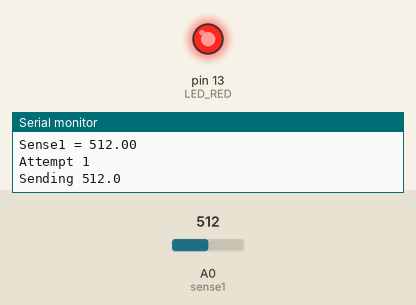
Bench run of a sketch on a simulated Arduino Uno, built with avr-gcc and run on an emulated ATmega328P. Parts: output pins drawn as LEDs (lit = HIGH), the last lines printed to the serial monitor. The inputs (shaded band) are chosen by the test bench; at power-on: A0 (sense1) = 512. Storage starts empty; random numbers use the default seed unless the sketch sets one; no radio packets arrive unless stated; pins used as bus, display or sensor lines are not drawn.

Above: at 30.1 s.
At 128.7 s:
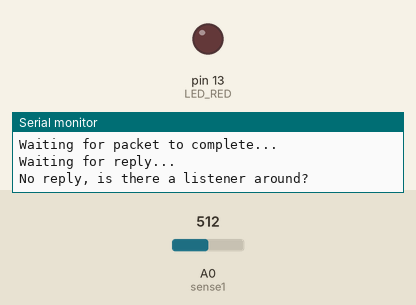
Timing chart, 0 to 130.0 s (numbered marks = the images above):
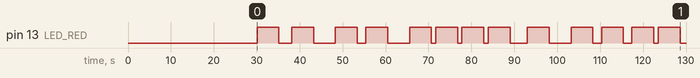

Measured:
- by itself, pin 13 (LED_RED): LOW → HIGH at 30.1 s, → LOW 5.1 s later, → HIGH 3.0 s later, → LOW 5.1 s later, … (26 changes in this stretch)

The sketch:

FeatherTX2.ino
```cpp
// f1 MAC: 98:76:B6:12:99:a5
#include <RHReliableDatagram.h>
#include <RH_RF95.h>
#include <SPI.h>
#include <SD.h>

#define RFM95_CS    8
#define RFM95_INT   3
#define RFM95_RST   4
#define LED_RED     LED_BUILTIN
#define SD_CS       10

#define CLIENT_ADDRESS 1
#define SERVER_ADDRESS 2

// Should these be switched to #define?
int led = LED_BUILTIN;
int sense1 = A0; // sensor signal pin 1
int sense2 = A2; // sensor signal pin 2
float val1 = 0.0;  // variable to store the value read
float val2 = 0.0;  // variable to store the value read
int REPORT_INT = 30.0; // interval at which to record and report data

// Change to 434.0 or other frequency, must match RX's freq!
#define RF95_FREQ 915.0

// Singleton instance of the radio driver
RH_RF95 rf95(RFM95_CS, RFM95_INT);
RHReliableDatagram manager(rf95, CLIENT_ADDRESS);

File logfile;

void setup() {
  pinMode(led, OUTPUT);
  pinMode(RFM95_RST, OUTPUT);

  // RF95 Initialization
  // manual reset
  digitalWrite(RFM95_RST, HIGH);
  digitalWrite(RFM95_RST, LOW);
  delay(100);
  digitalWrite(RFM95_RST, HIGH);
  delay(10);

  Serial.begin(9600);
  while(!Serial);

  // if (!manager.init())
	// 	Serial.println("Manager init failed");
  //   error(2);
  //   while(1);
  // Serial.println("Manager init OK!");

  while (!rf95.init()) {
    Serial.println("LoRa radio init failed");
    Serial.println("Uncomment '#define SERIAL_DEBUG' in RH_RF95.cpp for detailed debug info");
    error(1);
    while (1);
  }
  Serial.println("LoRa radio init OK!");

  // Defaults after init are 434.0MHz, modulation GFSK_Rb250Fd250, +13dbM
  if (!rf95.setFrequency(RF95_FREQ)) {
    Serial.println("setFrequency failed");
    error(3);
    while(1);
  }
  Serial.print("Set Freq to: "); Serial.println(RF95_FREQ);

  // Defaults after init are 434.0MHz, 13dBm, Bw = 125 kHz, Cr = 4/5, Sf = 128chips/symbol, CRC on

  // The default transmitter power is 13dBm, using PA_BOOST.
  // If you are using RFM95/96/97/98 modules which uses the PA_BOOST transmitter pin, then
  // you can set transmitter powers from 5 to 23 dBm:
  rf95.setTxPower(23, false);

  // SD Card Initialization
  // see if the card is present and can be initialized:
  if (!SD.begin(SD_CS)) {
    Serial.println("Card init. failed!");
    error(4);
    while(1);
  }
  Serial.println("SD card OK");

  File root = SD.open("/");
  printDirectory(root, 0);

  char filename[15];
  strcpy(filename, "/ANALOG00.TXT");
  for (uint8_t i = 0; i < 100; i++) {
    filename[7] = '0' + i/10;
    filename[8] = '0' + i%10;
    // create if does not exist, do not open existing, write, sync after write
    if (! SD.exists(filename)) {
      break;
    }
  }

  logfile = SD.open(filename, FILE_WRITE);
  if( ! logfile ) {
    Serial.print("Couldnt create ");
    Serial.println(filename);
    error(5);
    while(1);
  }
  Serial.print("Writing to ");
  Serial.println(filename);
  Serial.println("Ready!");
}

int16_t counter = 0;  // packet counter, we increment per xmission
uint8_t buf[RH_RF95_MAX_MESSAGE_LEN];
unsigned long start = 0;

// Device will record values every REPORT_INT and
// attempt to make 30 reports at random intervals
// in that time if it doesn't hear a response
void loop() {
  delay(100);
  unsigned long end = millis();
  unsigned long duration = end - start;

  if (duration / 1000 >= REPORT_INT) {
    start = end;
    val1 = analogRead(sense1);
    // Read the data on pin A0 and log it to SD card and to serial
    logfile.print("Sense1 = "); logfile.println(val1);
    Serial.print("Sense1 = "); Serial.println(val1);

    // save the output!
    logfile.flush();

    // Gymnastics required to get analogRead val into float
    char radiopacket[20] = {' '};
    int val1_int = (int) val1;
    float val1_float = (abs(val1) - abs(val1_int)) * 100000;
    int val1_fra = (int)val1_float;
    sprintf(radiopacket, "%d.%d", val1_int, val1_fra);

    itoa(counter++, radiopacket+13, 10);
    bool reply_flag = false;

    int attempts = 1;
    while ((!reply_flag) && (attempts < 30) && (((millis() - start) / 1000) < REPORT_INT)) {
      int rand_time = rand() % 5 + 1;
      Serial.print("Attempt "); Serial.println(attempts);
      Serial.print("Sending "); Serial.println(radiopacket);
      digitalWrite(led, HIGH);    // turn the LED on

      delay(10);
    // =============================== BASIC TRANSMISSION ===============================
      rf95.send((uint8_t *)radiopacket, strlen(radiopacket)+1);

      Serial.println("Waiting for packet to complete...");
      delay(10);
      rf95.waitPacketSent();
      // Now wait for a reply
      uint8_t buf[RH_RF95_MAX_MESSAGE_LEN];
      uint8_t len = sizeof(buf);

      Serial.println("Waiting for reply...");

      if (rf95.waitAvailableTimeout(5000)) {
        // Should be a reply message for us now
        if (rf95.recv(buf, &len)) {
          Serial.print("Got reply: ");
          Serial.println((char*)buf);
          Serial.print("RSSI: ");
          Serial.println(rf95.lastRssi(), DEC);
          reply_flag = true;
        } else {
          Serial.println("Receive failed");
          break;
        }
      } else {
        Serial.println("No reply, is there a listener around?");
        attempts += 1;
        digitalWrite(led, LOW);    // turn the LED off
        delay(rand_time * 1000);
      }
    // =============================== END BASIC TRANSMISSION ===============================

    // =============================== DATAGRAM TRANSMISSION ===============================
    // Serial.println("Sending to rf95_reliable_datagram_server");

    // // Send a message to manager_server
    // snprintf((char *)buf, sizeof(buf), "to server counter=%d", ++counter);

    // if (manager.sendtoWait(buf, strlen((char *)buf), SERVER_ADDRESS))
    // {
    // 	// Now wait for a reply from the server
    // 	uint8_t len = sizeof(buf);
    // 	uint8_t from;
    // 	if (manager.recvfromAckTimeout(buf, &len, 2000, &from))
    // 	{
    // 		buf[len] = 0;
    // 		Serial.printf("got reply from 0x%02x rssi=%d %s", from, rf95.lastRssi(), (char *) buf);
    // 	}
    // 	else
    // 	{
    // 		Serial.println("No reply, is rf95_reliable_datagram_server running?");
    // 	}
    // }
    // else
    // 	Serial.println("sendtoWait failed");
    //   error(6);
    // delay(500);
    // =============================== END DATAGRAM TRANSMISSION ===============================
    }
    digitalWrite(led, LOW);    // turn the LED off
  }
}

void printDirectory(File dir, int numTabs) {
   while(true) {

     File entry =  dir.openNextFile();
     if (! entry) {
       // no more files
       break;
     }
     for (uint8_t i=0; i<numTabs; i++) {
       Serial.print('\t');
     }
     Serial.print(entry.name());
     if (entry.isDirectory()) {
       Serial.println("/");
       printDirectory(entry, numTabs+1);
     } else {
       // files have sizes, directories do not
       Serial.print("\t\t");
       Serial.println(entry.size(), DEC);
     }
     entry.close();
   }

}

// blink out an error code
void error(uint8_t errnum) {
  while(1) {
    uint8_t i;
    for (i=0; i<errnum; i++) {
      digitalWrite(LED_RED, HIGH);
      delay(200);
      digitalWrite(LED_RED, LOW);
      delay(200);
      yield();
    }
    for (i=errnum; i<10; i++) {
      delay(300);
      yield();
    }
  }
}
```
